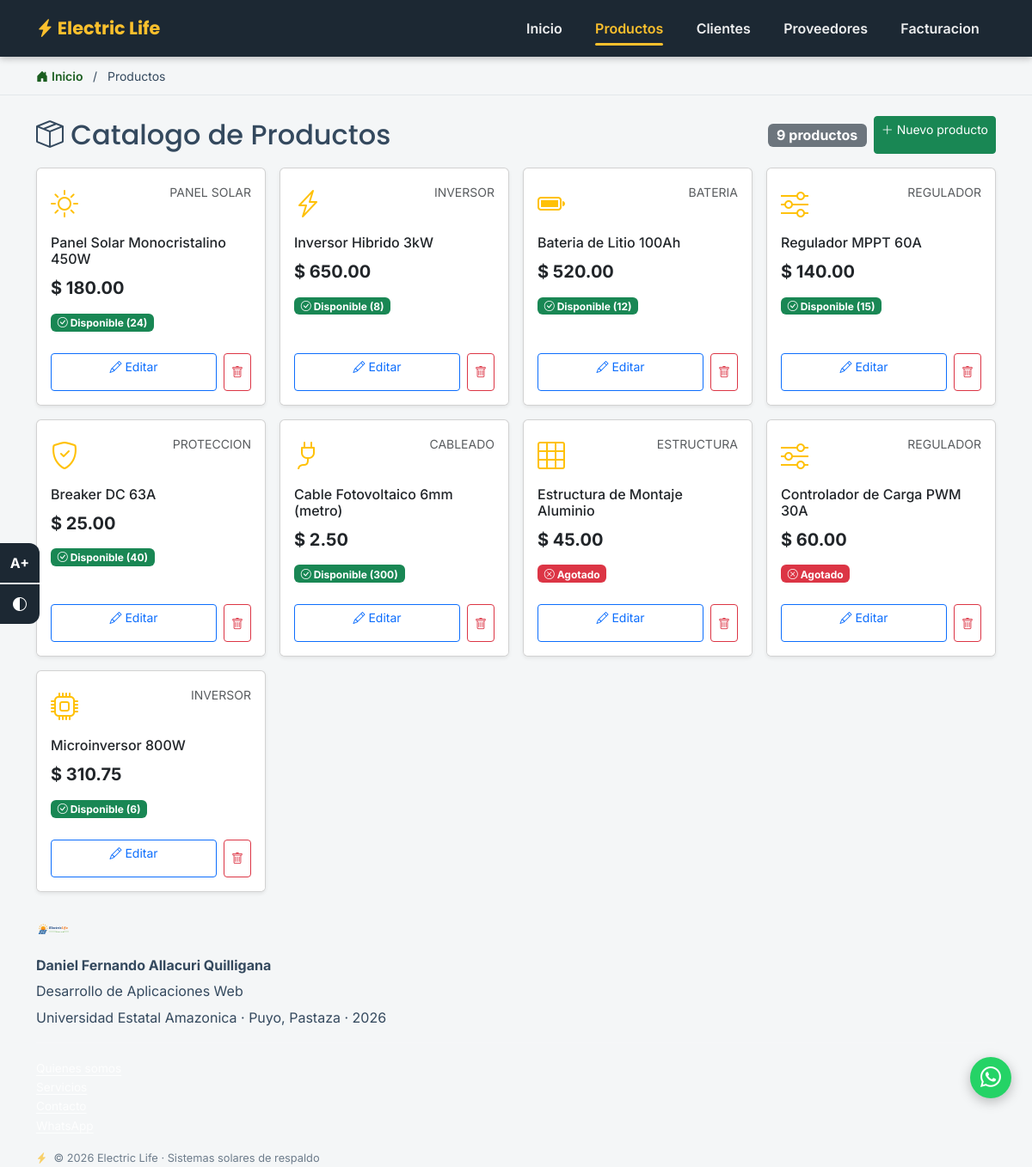
The page /productos on the database its author committed.
### tables this page shows
CREATE TABLE productos (
            id        INTEGER PRIMARY KEY AUTOINCREMENT,
            nombre    TEXT    NOT NULL,
            categoria TEXT    NOT NULL,
            precio    REAL    NOT NULL,
            stock     INTEGER NOT NULL,
            icono     TEXT
        );

### app.py (the view)
@app.route("/productos")
def productos():
    lista = db.listar_productos()
    return render_template("productos.html", titulo="Productos",
                           productos=lista, total=len(lista))

### db.py (called while the page is built)
def conectar():
    os.makedirs(CARPETA_DATOS, exist_ok=True)
    conn = sqlite3.connect(RUTA_BD, detect_types=sqlite3.PARSE_DECLTYPES)
    conn.row_factory = sqlite3.Row
    return conn

def listar_productos():
    conn = conectar()
    cursor = conn.cursor()
    cursor.execute("SELECT * FROM productos ORDER BY id")
    productos = cursor.fetchall()
    conn.close()
    return productos

### templates/productos.html (shortened to what this page needs)
{% extends "base.html" %}
{% block content %}
<div class="d-flex justify-content-between align-items-center mb-3 flex-wrap gap-2">
  <h2 class="mb-0"><i class="bi bi-box-seam"></i> Catalogo de Productos</h2>
  <div class="d-flex align-items-center gap-2">
    <span class="badge bg-secondary fs-6">{{ total }} productos</span>
    <a href="{{ url_for('producto_nuevo') }}" class="btn btn-success btn-sm">
      <i class="bi bi-plus-lg me-1" aria-hidden="true"></i>Nuevo producto
    </a>
  </div>
</div>
<div class="row g-3">
  {% for p in productos %}
  <div class="col-sm-6 col-lg-3">
    <div class="card h-100 shadow-sm">
      <div class="card-body">
        <div class="d-flex justify-content-between align-items-start">
          <i class="bi {{ p.icono }} fs-2 text-warning"></i>
          <small class="text-muted">{{ p.categoria|upper }}</small>
        </div>
        <h6 class="card-title mt-2">{{ p.nombre }}</h6>
        <p class="fs-5 fw-bold mb-2">$ {{ "%.2f"|format(p.precio) }}</p>
        {% if p.stock > 0 %}
          <span class="badge bg-success">
            <i class="bi bi-check-circle"></i> Disponible ({{ p.stock }})
          </span>
        {% else %}
          <span class="badge bg-danger">
            <i class="bi bi-x-circle"></i> Agotado
          </span>
        {% endif %}
      </div>
      <div class="card-footer bg-white border-0 d-flex gap-2 pb-3">
        <a href="{{ url_for('producto_editar', id=p.id) }}"
           class="btn btn-outline-primary btn-sm flex-grow-1">
          <i class="bi bi-pencil me-1" aria-hidden="true"></i>Editar
        </a>
        <form method="post" action="{{ url_for('producto_eliminar', id=p.id) }}"
              onsubmit="return confirm('Eliminar &quot;{{ p.nombre }}&quot;? Esta accion no se puede deshacer.');">
          <button type="submit" class="btn btn-outline-danger btn-sm"
                  title="Eliminar {{ p.nombre }}">
            <i class="bi bi-trash" aria-hidden="true"></i>
          </button>
        </form>
      </div>
    </div>
  </div>
  {% endfor %}
</div>
{% endblock %}

### templates/base.html (shortened to what this page needs)
<!DOCTYPE html>
<html lang="es">
<head>
    <link rel="stylesheet" href="https://cdn.jsdelivr.net/npm/bootstrap@5.3.3/dist/css/bootstrap.min.css">
    <link rel="stylesheet" href="https://cdn.jsdelivr.net/npm/bootstrap-icons@1.11.3/font/bootstrap-icons.css">
    <link rel="stylesheet" href="{{ url_for('static', filename='css/style.css') }}">
</head>
<body>
    {% include "components/navbar.html" %}
    {% if request.endpoint != 'index' %}
    <nav class="ihc-breadcrumb" aria-label="Ruta de navegacion">
        <div class="container">
            <a href="{{ url_for('index') }}">
                <i class="bi bi-house-door-fill me-1" aria-hidden="true"></i>Inicio
            </a>
            <span aria-hidden="true" class="mx-2">/</span>
            <span aria-current="page">{{ titulo }}</span>
        </div>
    </nav>
    {% endif %}
    <main id="contenido-principal" tabindex="-1"
          class="{% block main_class %}container my-4{% endblock %}">
        {% block content %}{% endblock %}
    </main>
    {% include "components/footer.html" %}
    {% include "components/panel_ihc.html" %}
</body>
</html>

### templates/components/navbar.html (shortened to what this page needs)
<nav class="navbar navbar-expand-lg navbar-custom sticky-top" id="navbar-main"
     aria-label="Navegacion principal">
    <div class="container">
        <a class="navbar-brand" href="{{ url_for('index') }}">
            <i class="bi bi-lightning-charge-fill me-1" aria-hidden="true"></i>Electric Life
        </a>
        <div class="collapse navbar-collapse" id="navMenu">
            <ul class="navbar-nav ms-auto">
                <li class="nav-item">
                    <a class="nav-link {% if request.endpoint == 'index' %}active{% endif %}"
                       href="{{ url_for('index') }}"
                       {% if request.endpoint == 'index' %}aria-current="page"{% endif %}>Inicio</a>
                </li>
                <li class="nav-item">
                    <a class="nav-link {% if request.endpoint == 'productos' %}active{% endif %}"
                       href="{{ url_for('productos') }}"
                       {% if request.endpoint == 'productos' %}aria-current="page"{% endif %}>Productos</a>
                </li>
                <li class="nav-item">
                    <a class="nav-link {% if request.endpoint == 'clientes' %}active{% endif %}"
                       href="{{ url_for('clientes') }}"
                       {% if request.endpoint == 'clientes' %}aria-current="page"{% endif %}>Clientes</a>
                </li>
                <li class="nav-item">
                    <a class="nav-link {% if request.endpoint == 'proveedores' %}active{% endif %}"
                       href="{{ url_for('proveedores') }}"
                       {% if request.endpoint == 'proveedores' %}aria-current="page"{% endif %}>Proveedores</a>
                </li>
                <li class="nav-item">
                    <a class="nav-link {% if request.endpoint == 'facturacion' %}active{% endif %}"
                       href="{{ url_for('facturacion') }}"
                       {% if request.endpoint == 'facturacion' %}aria-current="page"{% endif %}>Facturacion</a>
                </li>
            </ul>
        </div>
    </div>
</nav>

### templates/components/footer.html (shortened to what this page needs)
<footer>
    <div class="container">
        <img src="{{ url_for('static', filename='img/logo-electric-life.svg') }}"
             alt="" width="40" height="40" class="mb-2" loading="lazy">
        <p class="mb-1"><strong>Daniel Fernando Allacuri Quilligana</strong></p>
        <p class="mb-1">
            Desarrollo de Aplicaciones Web
        </p>
        <p class="mb-3">Universidad Estatal Amazonica &middot; Puyo, Pastaza &middot; 2026</p>
        <ul class="ihc-legal list-unstyled">
            <li><a href="#quienes-somos">Quienes somos</a></li>
            <li><a href="#servicios">Servicios</a></li>
            <li><a href="#contacto">Contacto</a></li>
            <li>
                <a href="https://wa.me/593997327168" target="_blank" rel="noopener">
                </a>
            </li>
        </ul>
        <p class="mb-0 mt-3" style="opacity: 0.7; font-size: 0.8rem;">
            <i class="bi bi-lightning-charge-fill me-1" style="color: var(--amarillo);" aria-hidden="true"></i>
            &copy; 2026 Electric Life &middot; Sistemas solares de respaldo
        </p>
    </div>
</footer>

### templates/components/panel_ihc.html (shortened to what this page needs)
<div class="ihc-a11y" role="group" aria-label="Preferencias de accesibilidad">
    <button type="button" id="ihc-btn-texto" aria-pressed="false"
            title="Aumentar el tamano del texto">
        <span aria-hidden="true">A+</span>
    </button>
    <button type="button" id="ihc-btn-contraste" aria-pressed="false"
            title="Activar alto contraste">
        <i class="bi bi-circle-half" aria-hidden="true"></i>
    </button>
</div>
<a href="https://wa.me/593997327168?text=Hola%2C%20escribo%20desde%20la%20p%C3%A1gina%20web%20de%20Electric%20Life.%20Quisiera%20hacer%20una%20consulta%20sobre%20sus%20sistemas%20solares."
   class="ihc-whatsapp" id="ihc-whatsapp" target="_blank" rel="noopener"
   title="Escribenos por WhatsApp">
    <i class="bi bi-whatsapp" aria-hidden="true"></i>
</a>

### static/css/style.css (style rules this page uses)
:root { --verde: #2e7d32; --verde-claro: #43a047; --verde-oscuro: #1b5e20; --amarillo: #fbc02d; --amarillo-oscuro: #8a6500; --oscuro: #1c2833; --gris-bg: #f4f6f7; --blanco: #ffffff; --texto: #34495e; --texto-fuerte: #263238; --sombra: 0 4px 18px rgba(0,0,0,0.10); --foco: #0b5ed7; --error: #b02a37; --exito: #146c43; --radio: 12px; }
*, *::before, *::after { box-sizing: border-box; }
html { scroll-behavior: smooth; scroll-padding-top: 90px; }
body { font-family: 'Inter', system-ui, -apple-system, 'Segoe UI', sans-serif; color: var(--texto); background-color: var(--gris-bg); line-height: 1.65; }
h1, h2, h3, h4, h5 { font-family: 'Poppins', 'Inter', sans-serif; }
.btn, .social-btn, .navbar-toggler { min-height: 44px; }
.navbar-custom { background-color: var(--oscuro) !important; box-shadow: 0 2px 8px rgba(0,0,0,0.25); }
.navbar-custom .navbar-brand { color: var(--amarillo) !important; font-family: 'Poppins', sans-serif; font-weight: 700; font-size: 1.3rem; display: inline-flex; align-items: center; }
.navbar-custom .nav-link { color: rgba(255,255,255,0.92) !important; font-weight: 600; padding: 0.75rem 1.2rem !important; transition: color 0.2s; position: relative; }
.navbar-custom .nav-link:hover, .navbar-custom .nav-link:focus, .navbar-custom .nav-link.active { color: var(--amarillo) !important; }
.navbar-custom .nav-link.active::after { content: ''; position: absolute; left: 1.2rem; right: 1.2rem; bottom: 0.35rem; height: 3px; background: var(--amarillo); border-radius: 2px; }
.ihc-breadcrumb { background: var(--gris-bg); border-bottom: 1px solid #e3e8ea; padding: 0.65rem 0; font-size: 0.875rem; }
.ihc-breadcrumb a { color: var(--verde-oscuro); text-decoration: none; font-weight: 600; }
.ihc-whatsapp { position: fixed; right: 1.5rem; bottom: 5rem; width: 48px; height: 48px; border-radius: 50%; background: #25D366; color: #fff; font-size: 1.5rem; display: inline-flex; align-items: center; justify-content: center; text-decoration: none; box-shadow: 0 4px 14px rgba(0,0,0,0.25); z-index: 1050; transition: background .2s, transform .2s; }
.ihc-a11y { position: fixed; left: 0; top: 50%; transform: translateY(-50%); z-index: 1090; display: flex; flex-direction: column; gap: 2px; }
.ihc-a11y button { width: 46px; height: 46px; border: none; background: var(--oscuro); color: var(--blanco); font-size: 1rem; font-weight: 700; cursor: pointer; transition: background .2s; }
.ihc-a11y button:first-child { border-radius: 0 var(--radio) 0 0; }
.ihc-a11y button:last-child { border-radius: 0 0 var(--radio) 0; }
.ihc-legal { border-top: 1px solid rgba(255,255,255,0.15); padding-top: 1.1rem; font-size: 0.85rem; }
.ihc-legal a, .ihc-legal button { color: rgba(255,255,255,0.85); text-decoration: underline; text-underline-offset: 3px; background: none; border: none; padding: 0; font: inherit; cursor: pointer; }

### rows shown on the page
productos: categoria "PANEL SOLAR", nombre "Panel Solar Monocristalino 450W", precio "180.00", stock "24"
productos: categoria "INVERSOR", nombre "Inversor Hibrido 3kW", precio "650.00", stock "8"
productos: categoria "BATERIA", nombre "Bateria de Litio 100Ah", precio "520.00", stock "12"
productos: categoria "REGULADOR", nombre "Regulador MPPT 60A", precio "140.00", stock "15"
productos: categoria "PROTECCION", nombre "Breaker DC 63A", precio "25.00", stock "40"
productos: categoria "CABLEADO", nombre "Cable Fotovoltaico 6mm (metro)", precio "2.50", stock "300"
productos: categoria "ESTRUCTURA", nombre "Estructura de Montaje Aluminio", precio "45.00", stock 0 (drawn)
productos: categoria "REGULADOR", nombre "Controlador de Carga PWM 30A", precio "60.00", stock 0 (drawn)
productos: categoria "INVERSOR", nombre "Microinversor 800W", precio "310.75", stock "6"

### other values the page prints
{{ titulo }} "Productos"
{{ total }} "9"
